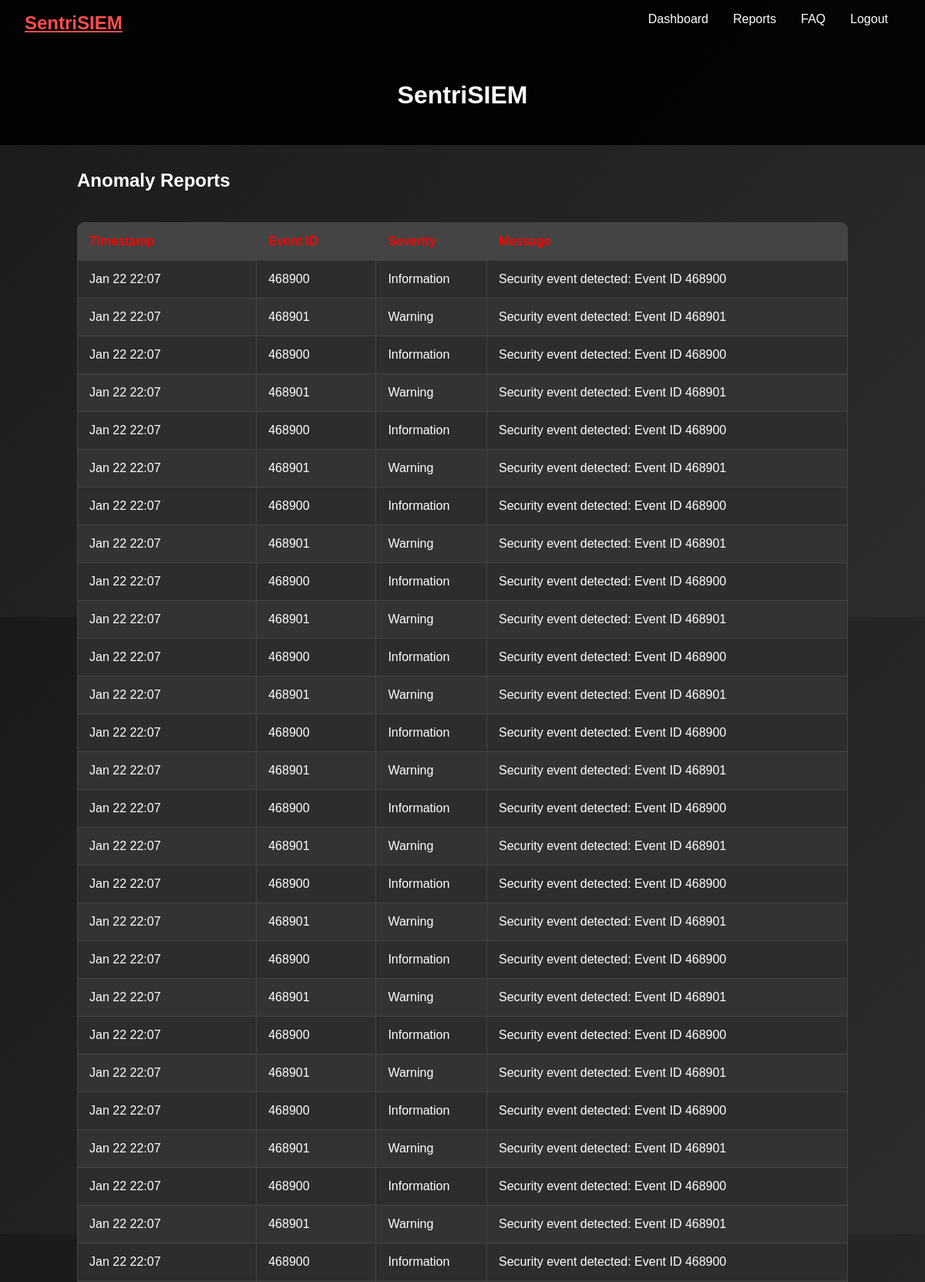
Screenshot of /reports (signed in, upper part) with the database file from the repository.
### tables this page shows
CREATE TABLE anomalies (
        id INTEGER PRIMARY KEY AUTOINCREMENT,
        timestamp DATETIME DEFAULT CURRENT_TIMESTAMP,
        packet_length INTEGER
    , event_id INTEGER, severity TEXT DEFAULT 'Medium', message TEXT DEFAULT 'No description');

### app.py (the view)
@app.route('/reports', methods=['GET'])
@login_required
def reports():
    conn = get_db_connection()
    if not conn:
        flash("Database connection failed", "danger")
        return redirect(url_for("dashboard"))
    keyword = request.args.get('keyword', '').lower()
    severity = request.args.get('severity', '')
    date_from = request.args.get('from', '')
    date_to = request.args.get('to', '')
    query = "SELECT timestamp, event_id, severity, message FROM logs WHERE 1=1"
    params = []
    if keyword:
        query += " AND LOWER(message) LIKE ?"
        params.append(f"%{keyword}%")
    if severity:
        query += " AND severity = ?"
        params.append(severity)
    if date_from:
        query += " AND timestamp >= ?"
        params.append(date_from)
    if date_to:
        query += " AND timestamp <= ?"
        params.append(date_to)
    query += " ORDER BY timestamp DESC LIMIT 50"
    logs = conn.execute(query, params).fetchall()
    anomalies = conn.execute("SELECT timestamp, event_id, severity, message FROM anomalies ORDER BY timestamp DESC").fetchall()
    conn.close()
    return render_template("reports.html", logs=logs, anomalies=anomalies)

### app.py (called while the page is built)
def get_db_connection():
    try:
        conn = sqlite3.connect(DATABASE)
        conn.row_factory = sqlite3.Row
        return conn
    except sqlite3.Error as e:
        app.logger.error(f"Database connection error: {e}")
        return None

def login_required(f):
    @wraps(f)
    def decorated(*args, **kwargs):
        if 'username' not in session:
            flash("Please login first.", "warning")
            return redirect(url_for('login'))
        return f(*args, **kwargs)
    return decorated

### templates/reports.html (shortened to what this page needs)
{% extends "base.html" %}
{% block content %}
<h2>Anomaly Reports</h2>
<div class="table-container">
    <table>
        <thead>
            <tr>
                <th>Timestamp</th>
                <th>Event ID</th>
                <th>Severity</th>
                <th>Message</th>
            </tr>
        </thead>
        <tbody>
            {% for anomaly in anomalies %}
            <tr>
                <td>{{ anomaly['timestamp'] }}</td>
                <td>{{ anomaly['event_id'] }}</td>
                <td>{{ anomaly['severity'] }}</td>
                <td>{{ anomaly['message'] }}</td>
            </tr>
            {% endfor %}
        </tbody>
    </table>
</div>
{% endblock %}

### templates/base.html (shortened to what this page needs)
<!DOCTYPE html>
<html lang="en">
<head>
    <link rel="stylesheet" href="/static/css/style.css">
</head>
<body>
    <nav>
        <a href="/" class="logo">SentriSIEM</a>
        <ul>
            <li><a href="/dashboard">Dashboard</a></li>
            <li><a href="/reports">Reports</a></li>
            <li><a href="/faq">FAQ</a></li>
            <li><a href="/logout">Logout</a></li>
        </ul>
    </nav>
    <header>
        <h1>{% block header %}SentriSIEM{% endblock %}</h1>
    </header>
    <div class="container">
        {% block content %}{% endblock %}
    </div>
</body>
</html>

### static/css/style.css (style rules this page uses)
body { margin: 0; padding: 0; font-family: Arial, sans-serif; background: linear-gradient(to bottom right, #000000, #2d2d2d, #ff0000); color: #ffffff; min-height: 100vh; }
h1, h2, h3 { font-weight: bold; }
.container { width: 90%; max-width: 1200px; margin: 0 auto; }
table { width: 100%; border-collapse: collapse; background-color: #333333; margin: 20px 0; border-radius: 10px; overflow: hidden; }
table th, table td { padding: 15px; text-align: left; }
table th { background-color: #444444; color: #ff0000; }
table tr:nth-child(odd) { background-color: #2d2d2d; }

### templates/base.html (style rules this page uses)
body { background: linear-gradient(135deg, #1a1a1a, #2d2d2d); color: white; font-family: Arial, sans-serif; margin: 0; padding: 0; }
nav { background: rgba(0, 0, 0, 0.9); display: flex; justify-content: space-between; padding: 1rem 2rem; }
nav .logo { font-size: 1.5rem; font-weight: bold; color: #ff4d4d; }
nav ul { list-style: none; display: flex; padding: 0; margin: 0; }
nav ul li { margin: 0 1rem; }
nav ul li a { text-decoration: none; color: white; }
header { text-align: center; padding: 1.5rem; background: rgba(0, 0, 0, 0.9); }
.container { width: 90%; max-width: 1000px; margin: 2rem auto; }

### templates/reports.html (style rules this page uses)
.table-container { overflow-x: auto; max-width: 100%; }
table { width: 100%; border-collapse: collapse; min-width: 900px; }
th, td { padding: 10px; border: 1px solid #444; white-space: nowrap; text-align: left; }
th { background: #2d2d2d; color: white; }

### rows the page displays
anomalies: timestamp "Jan 22 22:07", event_id "468900", severity "Information", message "Security event detected: Event ID 468900"
anomalies: timestamp "Jan 22 22:07", event_id "468901", severity "Warning", message "Security event detected: Event ID 468901"
anomalies: timestamp "Jan 22 22:07", event_id "468900", severity "Information", message "Security event detected: Event ID 468900"
anomalies: timestamp "Jan 22 22:07", event_id "468901", severity "Warning", message "Security event detected: Event ID 468901"
anomalies: timestamp "Jan 22 22:07", event_id "468900", severity "Information", message "Security event detected: Event ID 468900"
anomalies: timestamp "Jan 22 22:07", event_id "468901", severity "Warning", message "Security event detected: Event ID 468901"
anomalies: timestamp "Jan 22 22:07", event_id "468900", severity "Information", message "Security event detected: Event ID 468900"
anomalies: timestamp "Jan 22 22:07", event_id "468901", severity "Warning", message "Security event detected: Event ID 468901"
anomalies: timestamp "Jan 22 22:07", event_id "468900", severity "Information", message "Security event detected: Event ID 468900"
anomalies: timestamp "Jan 22 22:07", event_id "468901", severity "Warning", message "Security event detected: Event ID 468901"
anomalies: timestamp "Jan 22 22:07", event_id "468900", severity "Information", message "Security event detected: Event ID 468900"
anomalies: timestamp "Jan 22 22:07", event_id "468901", severity "Warning", message "Security event detected: Event ID 468901"
anomalies: timestamp "Jan 22 22:07", event_id "468900", severity "Information", message "Security event detected: Event ID 468900"
anomalies: timestamp "Jan 22 22:07", event_id "468901", severity "Warning", message "Security event detected: Event ID 468901"
anomalies: timestamp "Jan 22 22:07", event_id "468900", severity "Information", message "Security event detected: Event ID 468900"
anomalies: timestamp "Jan 22 22:07", event_id "468901", severity "Warning", message "Security event detected: Event ID 468901"
anomalies: timestamp "Jan 22 22:07", event_id "468900", severity "Information", message "Security event detected: Event ID 468900"
anomalies: timestamp "Jan 22 22:07", event_id "468901", severity "Warning", message "Security event detected: Event ID 468901"
anomalies: timestamp "Jan 22 22:07", event_id "468900", severity "Information", message "Security event detected: Event ID 468900"
anomalies: timestamp "Jan 22 22:07", event_id "468901", severity "Warning", message "Security event detected: Event ID 468901"
anomalies: timestamp "Jan 22 22:07", event_id "468900", severity "Information", message "Security event detected: Event ID 468900"
anomalies: timestamp "Jan 22 22:07", event_id "468901", severity "Warning", message "Security event detected: Event ID 468901"
anomalies: timestamp "Jan 22 22:07", event_id "468900", severity "Information", message "Security event detected: Event ID 468900"
anomalies: timestamp "Jan 22 22:07", event_id "468901", severity "Warning", message "Security event detected: Event ID 468901"
anomalies: timestamp "Jan 22 22:07", event_id "468900", severity "Information", message "Security event detected: Event ID 468900"
anomalies: timestamp "Jan 22 22:07", event_id "468901", severity "Warning", message "Security event detected: Event ID 468901"
anomalies: timestamp "Jan 22 22:07", event_id "468900", severity "Information", message "Security event detected: Event ID 468900"
